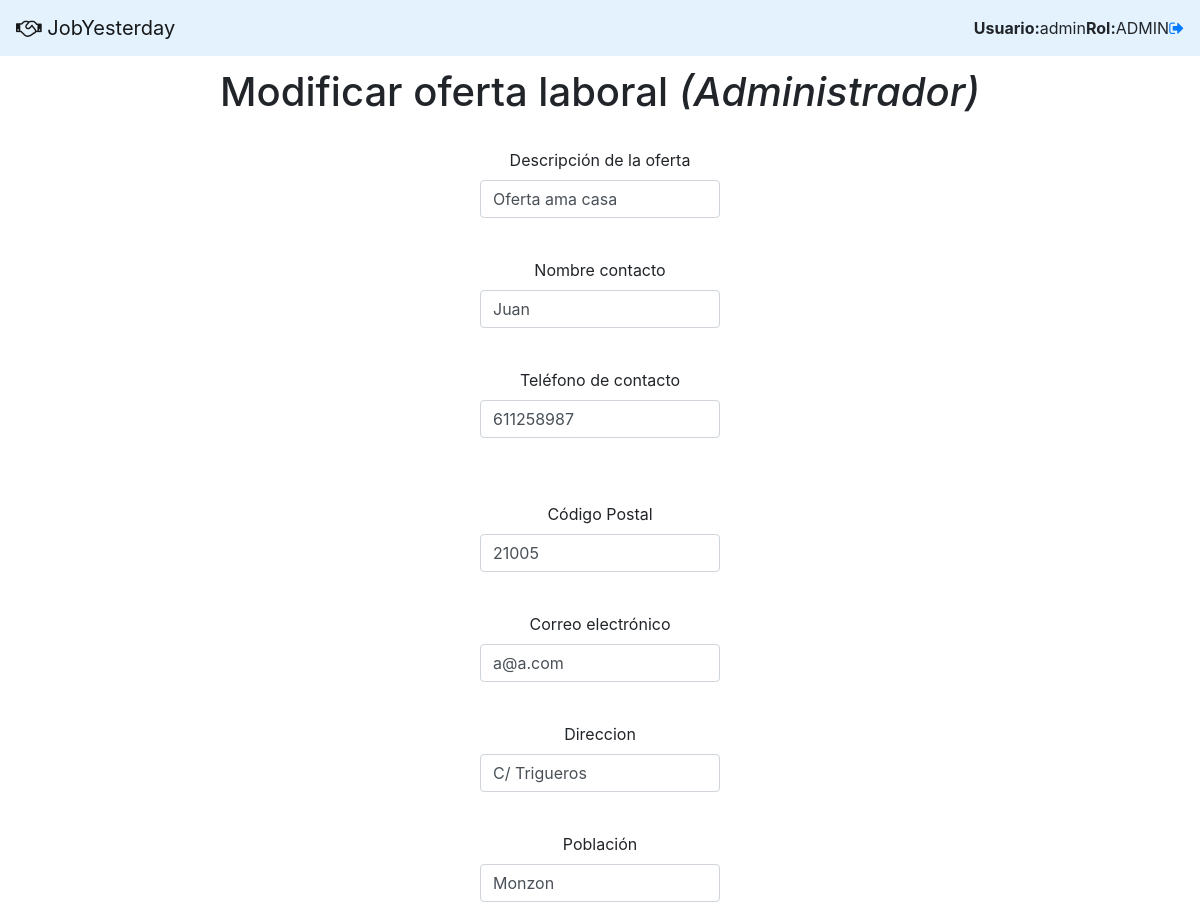
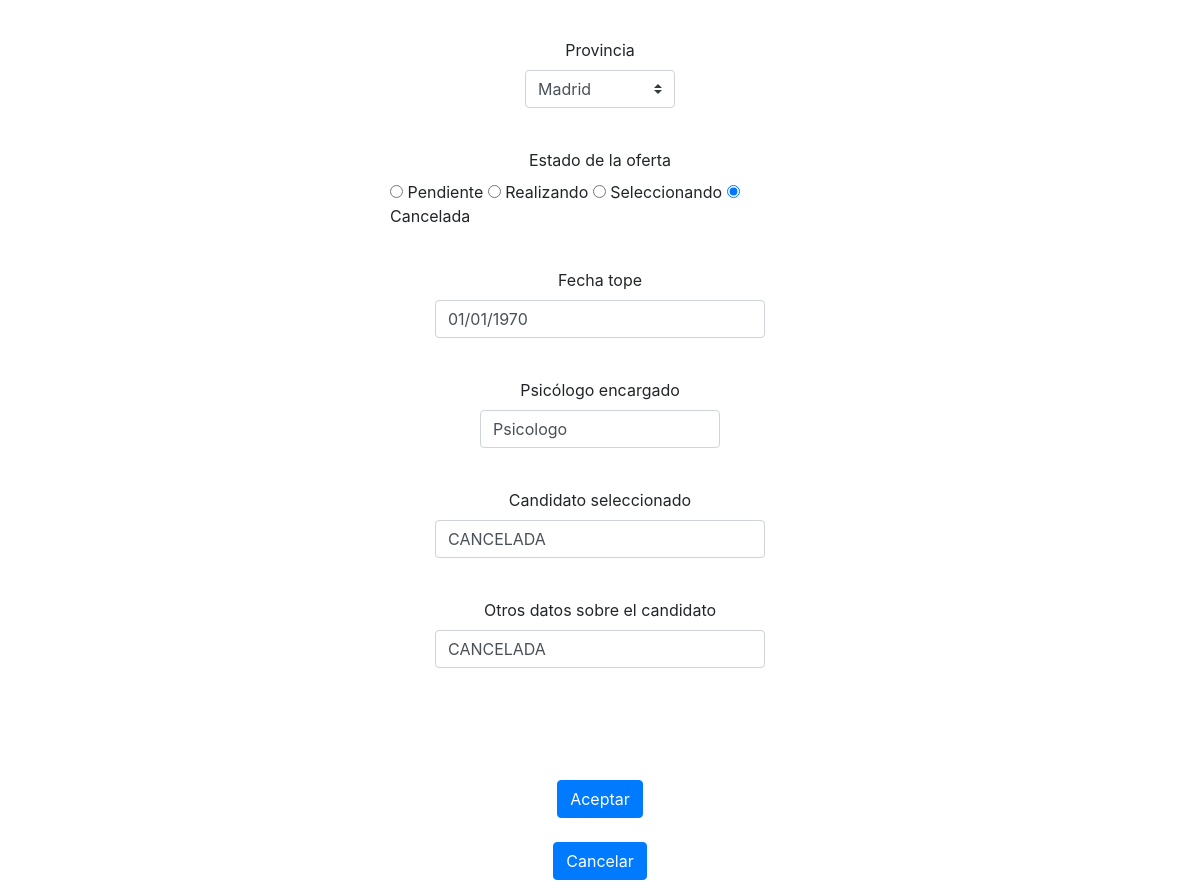
Page /app/indexx.php?controllers=ctr_modificar&Cod=21 (signed in) on the committed database (2 pictures, top to bottom).
### tables this page shows
CREATE TABLE `tbl_oferta` (
  `Cod` int(11) NOT NULL,
  `descripcion` varchar(200) DEFAULT NULL,
  `nombre` varchar(50) DEFAULT NULL,
  `telefono` varchar(50) DEFAULT NULL,
  `correo` varchar(70) DEFAULT NULL,
  `direccion` varchar(60) NOT NULL,
  `poblacion` varchar(55) DEFAULT NULL,
  `CP` int(10) NOT NULL,
  `provincia` int(11) DEFAULT NULL,
  `estado` varchar(10) DEFAULT NULL,
  `fechacreacion` date DEFAULT NULL,
  `fechatope` date DEFAULT NULL,
  `psicologo` varchar(70) DEFAULT NULL,
  `seleccionado` varchar(70) DEFAULT NULL,
  `otrosdatos` varchar(150) DEFAULT NULL
);

### app/models/bda_sg.php (called while the page is built, shortened)
<?php
Class Db {
    private $link;
    private $result;
    static $_instance;
    public static function getInstance(){
        if (!(self::$_instance instanceof self)){
            self::$_instance=new self();
        }
        return self::$_instance;
    }
    private function Conectar($conf)
    {
        $this->link=new mysqli($conf['servidor'], $conf['usuario'], $conf['password'], $conf['base_datos']);
        $this->link->query("SET NAMES 'utf8'");
    }
    public function Consulta($sql)
    {
        $this->result=$this->link->query($sql);
        return $this->result;
    }
    public function LeeRegistro($result=NULL)
    {
        if (! $result)
        {
            $result=$this->result;
        }
        $this->regActual=$result->fetch_assoc();
        return $this->regActual;
    }
}

### app/models/bda_ofertasmodelo.php (called while the page is built, shortened)
<?php
include_once 'bda_sg.php';
function obtenerOfertaCodigo($Cod){
    $sql='SELECT *, DATE_FORMAT(fechatope, "%d/%m/%Y") as fechatope, DATE_FORMAT(fechacreacion, "%d/%m/%Y")
    as fechacreacion FROM tbl_oferta WHERE Cod = "'. $Cod .'"';
    $bd=Db::getInstance();
    $rs=$bd->Consulta($sql);
    $ofertas = [];
    while ($reg=$bd->LeeRegistro($rs)) {
        $ofertas[] = $reg;
    }
    return $ofertas;
}

### app/helper/helper.php (called while the page is built, shortened)
<?php
function VP($nombreCampo, $valorPorDefecto='')
{
    if (isset($_POST[$nombreCampo]))
        return $_POST[$nombreCampo];
    else
        return $valorPorDefecto;
}

### app/models/bda_select.php (the view, shortened to what this page needs)
<?php
include_once 'bda_sg.php';
    function ListaProvincias() {
        $bd=Db::getInstance();
        $sql='SELECT * FROM TBL_PROVINCIAS';
        $bd->Consulta($sql);
        $provincias=[];
        while ($reg=$bd->LeeRegistro()) {
            $provincias[$reg['cod']]=$reg['nombre'];
        }
        return $provincias;
    }
    function CreaSelect($name, $opciones, $valorDefecto=''){
        $html="\n".'<select name="'.$name.'" class="custom-select">';
        foreach($opciones as $value=>$text)
        {
            if ($value==$valorDefecto)
                $select='selected="selected"';
            else
                $select="";
            $html.= "\n\t<option value=\"$value\" $select>$text</option>";
        }
        $html.="\n</select>";
        return $html;
    }
function CreaRadio($name, $opciones, $valorDefecto=''){
    $html="\n";
    foreach($opciones as $value=>$text)
    {
        if ($value==$valorDefecto)
            $checked='checked="checked"';
        else
            $checked="";
        $html.= "\t<input type=\"radio\" name=\"$name\" value=\"$value\" $checked> $text";
    }
    $html.="\n";
    return $html;
}

### app/views/view_modificar.php (shortened to what this page needs)
<div class="container" align="center">
    <h1>Modificar oferta laboral <i>(Administrador)</i></h1></br>
    <div class="container">
        <form class="form-horizontal" role="form" method="POST">
            <?php foreach ($rows as $row) {?>
            <div class="form-group">
                <label for="descripcion" class="col-lg-5 control-label">Descripción de la oferta</label>
                <div class="col-lg-3">
                    <input type="textarea" NAME="descripcion" class="form-control" id="descripcion"
                           placeholder="Descripcion" value="<?=VP('descripcion', $row['descripcion'])?>">
                </div>
            </div></br>
            <div class="form-group">
                <label for="nombre" class="col-lg-5 control-label">Nombre contacto</label>
                <div class="col-lg-3">
                    <input type="text" NAME="nombre" class="form-control" id="nombre"
                           placeholder="Introduzca nombre de contacto" value="<?=VP('nombre', $row['nombre'])?>">
                </div>
            </div></br>
            <div class="form-group">
                <label for="telefono" class="col-lg-5 control-label">Teléfono de contacto</label>
                <div class="col-lg-3">
                    <input type="text" NAME="telefono" class="form-control" id="telefono"
                           placeholder="Introduzca Telefono" value="<?=VP('telefono', $row['telefono'])?>">
                </div>
            </div></br></br>
            <div class="form-group">
                <label for="CP" class="col-lg-5 control-label">Código Postal</label>
                <div class="col-lg-3">
                    <input type="text" NAME="CP" class="form-control" id="CP"
                           placeholder="Introduzca Código Postal" value="<?=VP('CP', $row['CP'])?>">
                </div>
            </div></br>
            <div class="form-group">
                <label for="correo" class="col-lg-5 control-label">Correo electrónico</label>
                <div class="col-lg-3">
                    <input type="email" NAME="correo" class="form-control" id="correo"
                           placeholder="Introduzca Email" value="<?=VP('correo', $row['correo'])?>">
                </div>
            </div></br>
            <div class="form-group">
                <label for="correo" class="col-lg-5 control-label">Direccion</label>
                <div class="col-lg-3">
                    <input type="text" NAME="direccion" class="form-control" id="direccion"
                           placeholder="Introduzca Direccion" value="<?=VP('correo', $row['direccion'])?>">
                </div>
            </div></br>
            <div class="form-group">
                <label for="poblacion" class="col-lg-5 control-label">Población</label>
                <div class="col-lg-3">
                    <input type="poblacion" NAME="poblacion" class="form-control" id="poblacion"
                           placeholder="Introduzca poblacion" value="<?=VP('poblacion', $row['poblacion'])?>">
                </div>
            </div></br>
            <div class="form-group">
                <label for="provincias" class="col-lg-5 control-label">Provincia</label>
                <div class="col-lg-2">
                    <?=creaSelect('provincia', ListaProvincias() , VP('provincia', $row['provincia']))?>
                </div>
            </div></br>
            <div class="form-group">
                <label for="correo" class="col-lg-5 control-label">Estado de la oferta</label>
                <div class="col-lg-5" align="LEFT">
                    <?=CreaRadio('estado', array('P'=>"Pendiente", 'R'=>"Realizando", 'S'=>'Seleccionando', 'C'=>'Cancelada'), VP('estado', $row['estado'])) ?>
                </div>
            </div></br>
            <div class="form-group">
                <label for="fechatope" class="col-lg-5 control-label">Fecha tope</label>
                <div class="col-lg-4">
                    <input type="text" NAME="fechatope" class="form-control" id="fechatope"
                           placeholder="Pulse para introducir fecha" value="<?=VP('fechatope', $row['fechatope'])?>">
                </div>
            </div></br>
            <div class="form-group">
                <label for="psicologo" class="col-lg-5 control-label">Psicólogo encargado</label>
                <div class="col-lg-3">
                    <input type="text" NAME="psicologo" class="form-control" id="psicologo"
                           placeholder="Introduzca un nombre" value="<?=VP('psicologo', $row['psicologo'])?>">
                </div>
            </div></br>
            <div class="form-group">
                <label for="candidatoseleccionado" class="col-lg-5 control-label">Candidato seleccionado</label>
                <div class="col-lg-4">
                    <input type="text" NAME="seleccionado" class="form-control" id="seleccionado"
                           placeholder="Introduzca datos del candidato" value="<?=VP('seleccionado', $row['seleccionado'])?>">
                </div>
            </div></br>
            <div class="form-group">
                <label for="datos candidato" class="col-lg-5 control-label">Otros datos sobre el candidato</label>
                <div class="col-lg-4">
                    <input type="textarea" NAME="otrosdatos" class="form-control" id="otrosdatos"
                           placeholder="Datos de interés sobre el candidato" value="<?=VP('otrosdatos', $row['otrosdatos'])?>">
                </div>
            </div></br></br></br>
            <div class="form-group">
                <label for="aceptar" class="col-lg-5 control-label"></label>
                <div class="col-lg-3">
                    <input type="submit" NAME="aceptar" class="btn btn-primary" id="aceptar" value="Aceptar"></br></br>
                    <a href="?views=view_lista" class="btn btn-primary">Cancelar</a>
                </div>
                <?php } ?>
        </FORM>
    </div>
</div>

### rows in the picture
tbl_oferta: descripcion "Oferta ama casa", nombre "Juan", telefono "611258987", CP "21005", correo "a@a.com", direccion "C/ Trigueros", poblacion "Monzon", text "Pendiente", text "Realizando", text "Seleccionando", text "Cancelada", fechatope "01/01/1970", psicologo "Psicologo", seleccionado "CANCELADA", otrosdatos "CANCELADA"

### other values in the picture
$_SESSION['usuario'] "admin"
form field provincia "Madrid"
